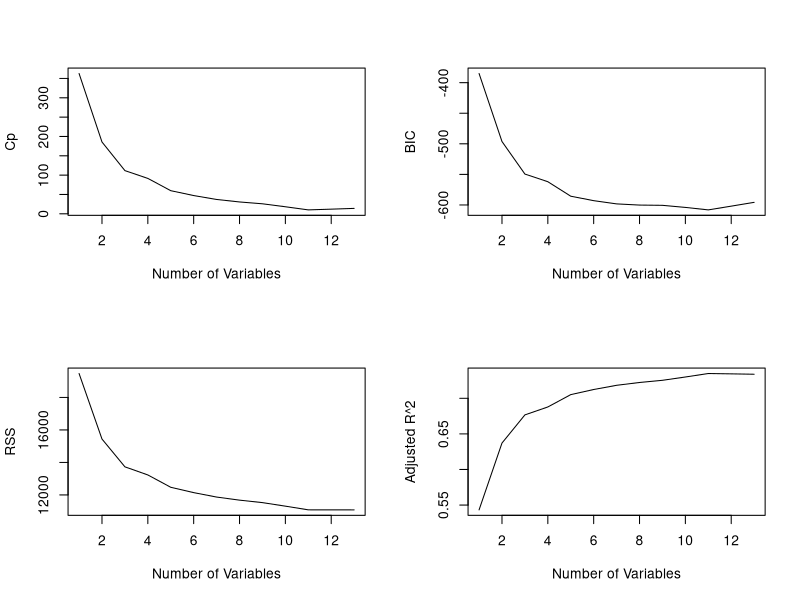

This figure's R source: (Note: this script raises an error after producing the figure.)
#########################################################################################
## This code is perform subset selection using different methods.
## Rachael Blair 
## Created: September 20, 2016
## Edited: September 23, 2018
#########################################################################################
rm(list = ls())

library(MASS)
library(leaps)

##################
##
## load data
##################
data(Boston)

boston <- Boston #cap sensitive
##################
# All possible subsets
##################
regfit.full <- regsubsets(medv~., data = boston, nbest = 1, nvmax = 13, method = "exhaustive")
my_sum <- summary(regfit.full)

par(mfrow = c(2,2))
plot(my_sum$cp, xlab = "Number of Variables", ylab = "Cp", type = "l")
plot(my_sum$bic, xlab = "Number of Variables", ylab = "BIC", type = "l")

plot(my_sum$rss, xlab = "Number of Variables", ylab = "RSS", type = "l")
plot(my_sum$adjr2, xlab = "Number of Variables", ylab = "Adjusted R^2", type = "l")

#They both agree model with 11 variables is the best.
which(my_sum$cp == min(my_sum$cp))
which(my_sum$bic == min(my_sum$bic))

x11()
plot(regfit.full, scale = "r2")
x11()
plot(regfit.full, scale = "adjr2")
x11()
plot(regfit.full, scale = "Cp")
x11()
plot(regfit.full, scale = "bic")

#######################################
# Forward and Backwards subset selection
#######################################
regfit.fwd <- regsubsets(medv~., data = boston, nvmax = 13, method = "forward")
regfit.bwd <- regsubsets(medv~., data = boston, nvmax = 13, method = "backward")
summary(regfit.fwd)
summary(regfit.bwd)

# Examine the best 7 (or whatever) variable models
summary(regfit.full)$outmat[7,]
summary(regfit.fwd)$outmat[7,]
summary(regfit.bwd)$outmat[7,]

# Look at the regression models determined by the different methods
coef(regfit.full, 5)
coef(regfit.fwd, 5)
coef(regfit.bwd, 5)
